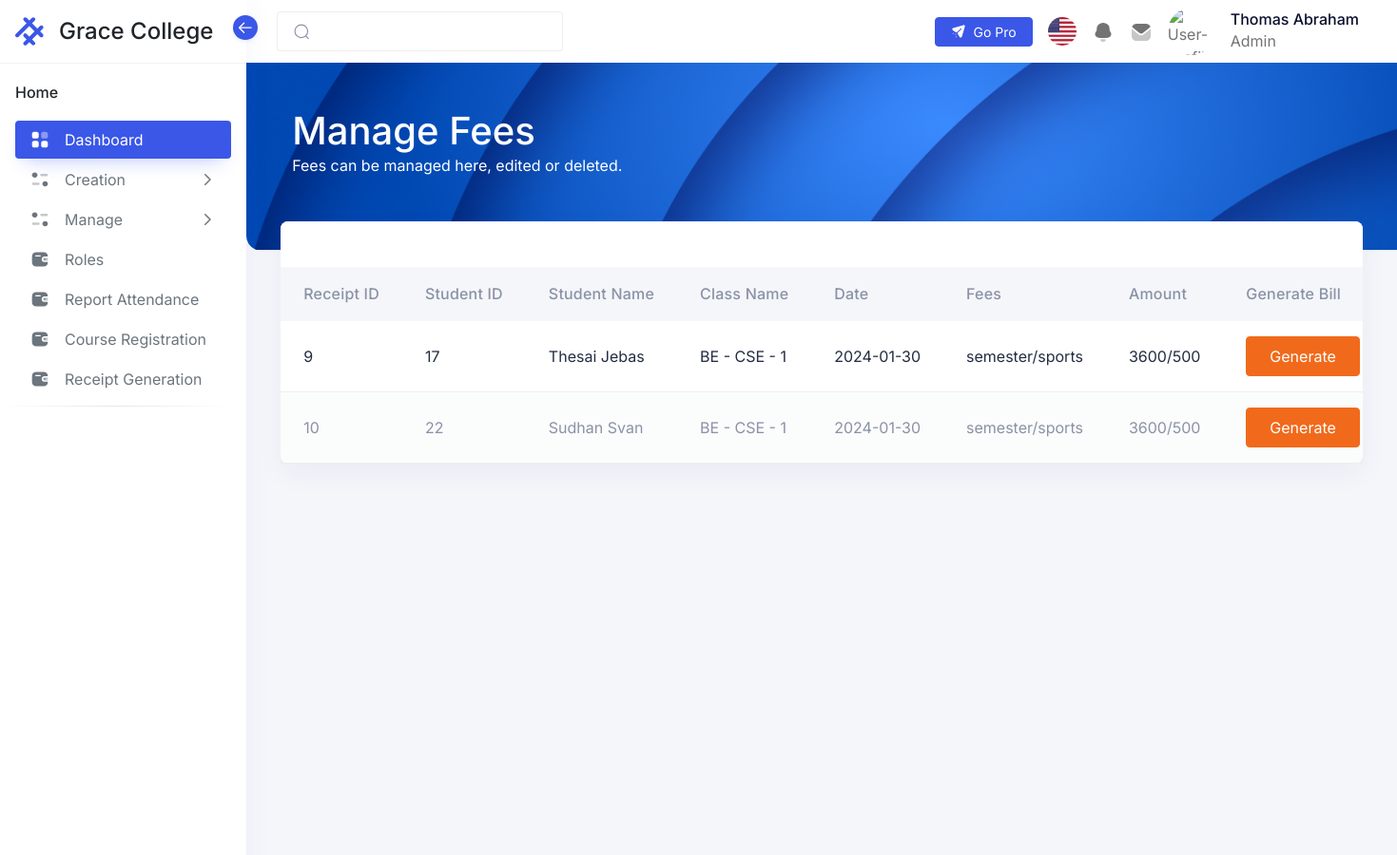
/admin/pages/receiptGeneration.php (signed in, upper part), run on an earlier commit of the app's database.
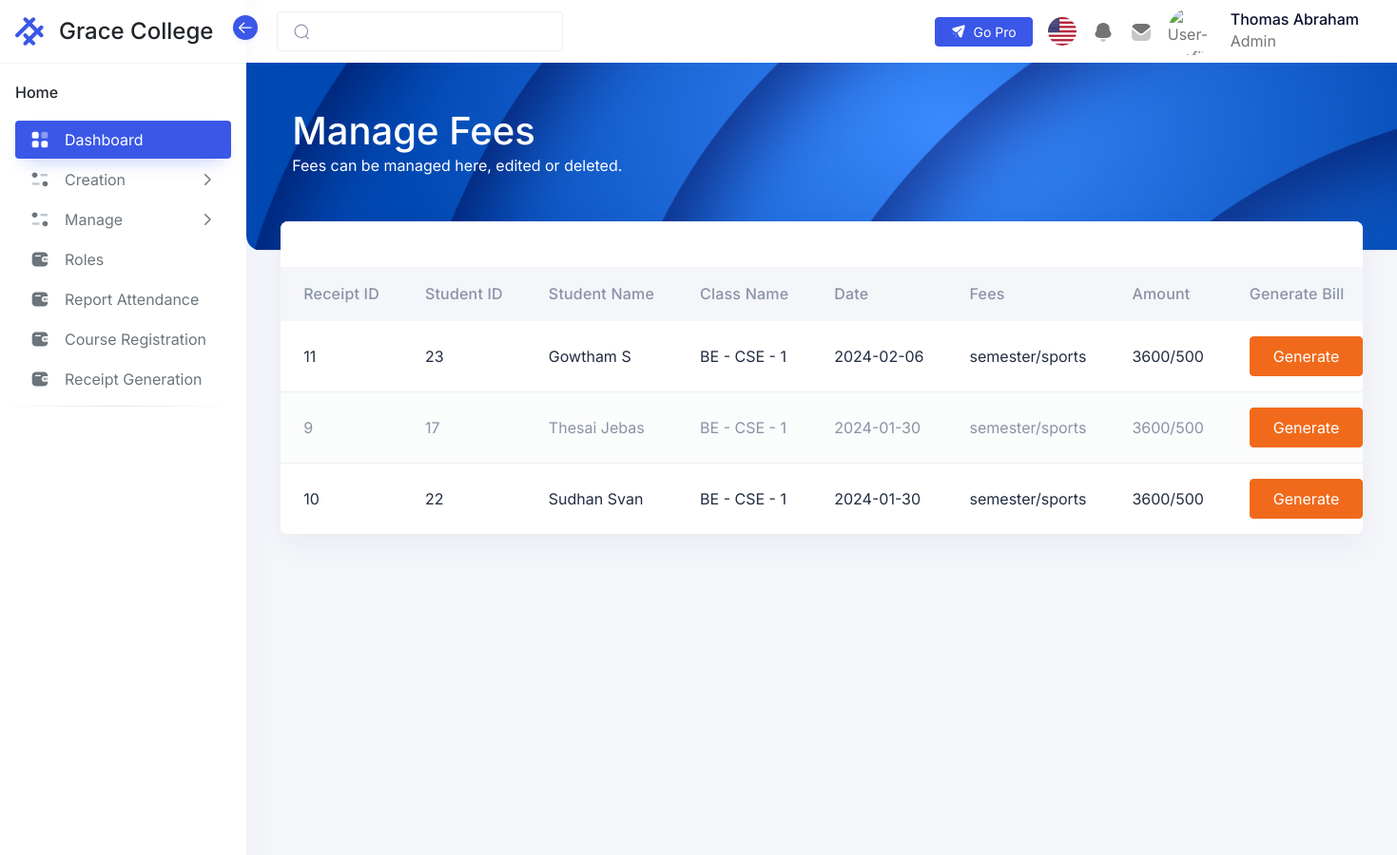
And on a later commit of the database.
### tables this page shows
CREATE TABLE `erp_receipt` (
  `receiptId` int(11) NOT NULL,
  `studentId` int(11) NOT NULL,
  `date` date NOT NULL,
  `feeName` varchar(500) NOT NULL,
  `amount` varchar(200) NOT NULL
);

CREATE TABLE `erp_login` (
  `user_id` int(20) NOT NULL,
  `userName` varchar(50) NOT NULL,
  `log_pwd` varchar(100) NOT NULL COMMENT 'login password',
  `phone` varchar(50) NOT NULL,
  `role` varchar(50) NOT NULL,
  `course` varchar(200) NOT NULL,
  `department` varchar(200) NOT NULL,
  `classId` int(11) NOT NULL,
  `l_name` varchar(200) NOT NULL,
  `f_name` varchar(200) NOT NULL,
  `yearOfAdmission` varchar(100) NOT NULL,
  `log_session` timestamp NOT NULL DEFAULT current_timestamp() ON UPDATE current_timestamp() COMMENT 'login session(timestamp)',
  `active` int(5) NOT NULL DEFAULT 1 COMMENT 'active status\r\n(active -1,inactive - 0)',
  `paymentStatus` int(11) NOT NULL
);

CREATE TABLE `erp_class` (
  `classId` int(11) NOT NULL,
  `startingYear` int(11) NOT NULL,
  `endingYear` int(11) NOT NULL,
  `semester` int(11) NOT NULL,
  `department` varchar(200) NOT NULL,
  `course` varchar(200) NOT NULL
);

### admin/pages/receiptGeneration.php (the view, shortened to what this page needs)
<?php
include('/xampp/htdocs/Intern1/Includes/Header.php');
include('../includes/Menu.php');
$sql = "SELECT * FROM `erp_receipt` ORDER BY date DESC";
$result = mysqli_query($conn, $sql);
if ($result) {
    $receipts = array();
    while ($row = $result->fetch_assoc()) {
        $receipts[] = $row;
    }
}
$sql = "SELECT * FROM `erp_class`";
$result = mysqli_query($conn, $sql);
if ($result) {
    $classes = array();
    while ($row = $result->fetch_assoc()) {
        $classes[] = $row;
    }
}
$sql = "SELECT * FROM `erp_login`";
$result = mysqli_query($conn, $sql);
if ($result) {
    $users = array();
    while ($row = $result->fetch_assoc()) {
        $users[] = $row;
    }
}
?>
<div class="iq-navbar-header" style="height: 215px;">
    <div class="container-fluid iq-container">
        <div class="row">
            <div class="col-md-12">
                <div class="flex-wrap d-flex justify-content-between align-items-center">
                    <div>
                        <h1>Manage Fees</h1>
                        <p>Fees can be managed here, edited or deleted.</p>
                    </div>
                </div>
            </div>
        </div>
    </div>
    <div class="iq-header-img">
        <img src="/intern1/assets/images/dashboard/top-header.png" alt="header" class="theme-color-default-img img-fluid w-100 h-100 animated-scaleX">
    </div>
</div>
<div class="conatiner-fluid content-inner mt-n5 py-0 mb-4">
    <div class="row">
        <div class="col-sm-12">
            <div class="card">
                <div class="card-header d-flex justify-content-betweenmb-4">
                </div>
                <div class="card-body p-0">
                    <div class="table-responsive mt-4">
                        <table id="basic-table" class="table table-striped mb-0" role="grid">
                            <thead>
                                <tr>
                                    <th>Receipt ID</th>
                                    <th>Student ID</th>
                                    <th>Student Name</th>
                                    <th>Class Name</th>
                                    <th>Date</th>
                                    <th>Fees</th>
                                    <th>Amount</th>
                                    <th>Generate Bill</th>
                                </tr>
                            </thead>
                            <tbody>
                                <?php foreach ($receipts as $receipt) {
                                    echo "<tr>
                                        <td>$receipt[receiptId]</td>" ?>
                                    <?php
                                    echo "<td>$receipt[studentId]</td>";
                                    foreach ($users as $user) {
                                        if ($user['user_id'] == $receipt['studentId']) {
                                            echo "<td>$user[f_name] $user[l_name] </td>";
                                            foreach ($classes as $class) {
                                                if ($user['classId'] == $class['classId']) {
                                                    echo "<td>$class[course] - $class[department] - $class[semester]</td>";
                                                }
                                            }
                                        }
                                    }
                                    echo "<td>$receipt[date]</td>";
                                    echo "<td>$receipt[feeName]</td>";
                                    echo "<td>$receipt[amount]</td>";
                                    ?>
                                    <td>
                                        <form class="invoiceDataForm" action="invoice.php" method="POST">
                                            <button type="button" class="btn btn-warning generateInvoiceBtn">Generate</button>
                                        </form>
                                    </td>
                                    </tr>
                                <?php } ?>
                            </tbody>
                        </table>
                    </div>
                </div>
            </div>
        </div>
    </div>
</div>
<?php
include('/xampp/htdocs/Intern1/Includes/Footer.php');
?>

What changed in the data, as far as the page shows it:
added erp_receipt: receiptId "11", studentId "23", date "2024-02-06", feeName "semester/sports", amount "3600/500", erp_class (course "BE", department "CSE", semester "1")
added erp_login: f_name "Gowtham", l_name "S", erp_class (course "BE", department "CSE", semester "1"), shown under "11"
